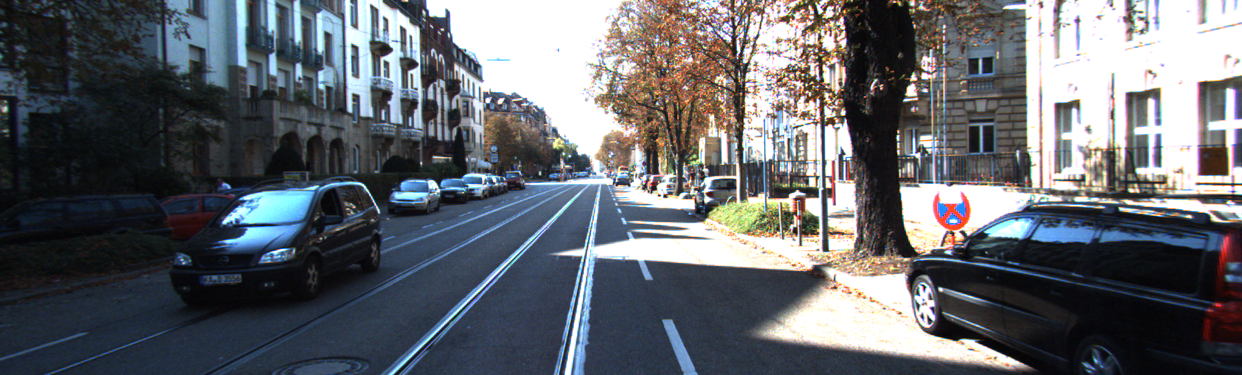
%> input picture 0.png, 1242 x 375 px
$ octave rotation_comfirm.m   (GNU Octave 9; MATLAB toolbox functions it lacks are replaced by stand-ins)
%> lines starting %> are read from the running program, lines starting %| are printed output that depends on the picture
clear all;clc;
image0 = imread('0.png');
%> image0 is the input picture: size 375x1242x3 uint8; mean R, G, B 98.9, 102.1, 107.6
image1 = imread('1.png');
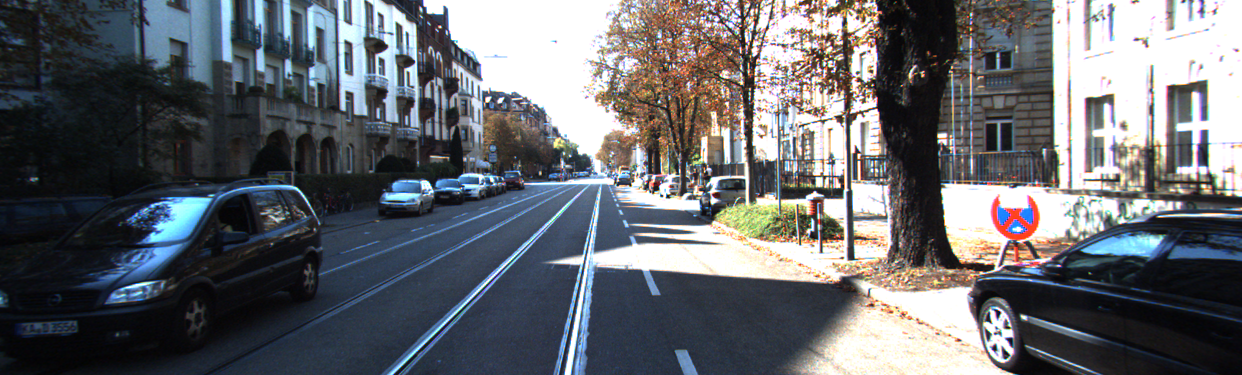
%> input picture 1.png, 1242 x 375 px
%> image1 is the input picture: size 375x1242x3 uint8; mean R, G, B 101.5, 104.2, 108.9
image0 = rgb2gray(image0);
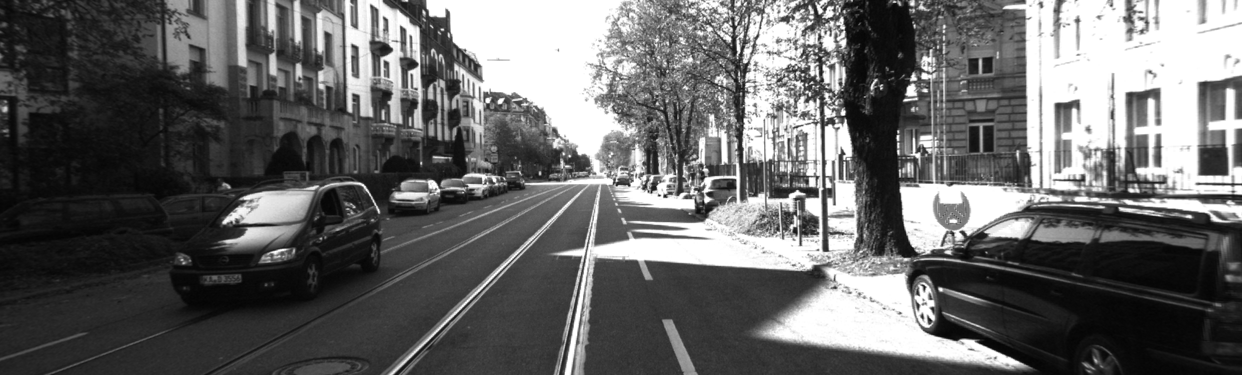
%> image0: size 375x1242 uint8; min 4, max 255, mean 101.8
image1 = rgb2gray(image1);
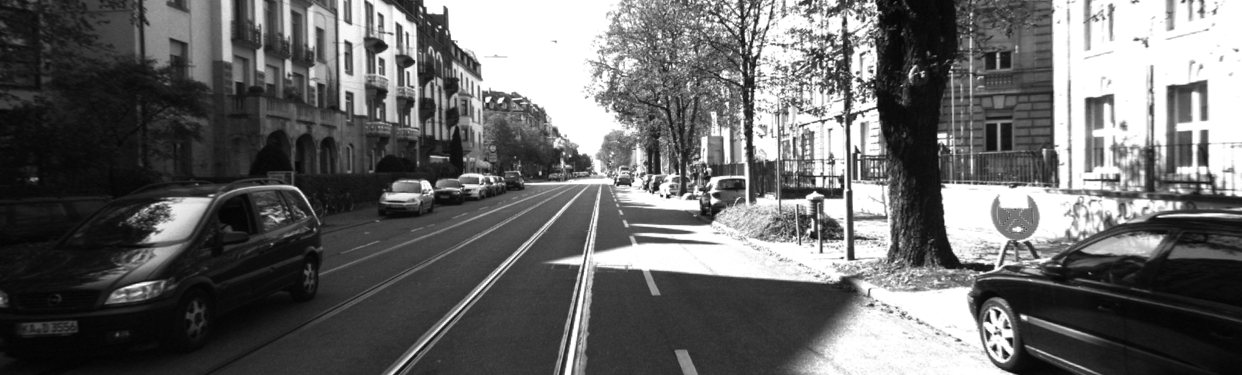
%> image1: size 375x1242 uint8; min 3, max 255, mean 103.9
Rotation = [0.18129994, -0.96753651, 0.17607799;
  0.97932613, 0.16129105, -0.12208689;
  0.089723721, 0.19457214, 0.976776];
[m,n] = size(image0);
%> m = 375; n = 1242
[x,y] = meshgrid(1:m,1:n);
